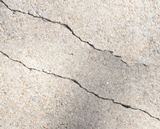
%> input picture images/crack2.jpg, 160 x 129 px
$ octave shadow.m   (GNU Octave 9; MATLAB toolbox functions it lacks are replaced by stand-ins)
%> lines starting %> are read from the running program, lines starting %| are printed output that depends on the picture
### old/shadowRemove2.m
function [u,shadow] = shadowRemove2(param)
% Shadow and removal using variational algorithm

f       = param.Img;
type    = param.type;
s       = param.sigma;
n_poly  = param.n_poly;
n_iter  = param.n_iter;
lambda  = param.lambda;
error   = param.error;
count_lim   = param.cnvg_cnt;
interval    = param.intrvl;

% Compute the shadow function
if strcmp(type,'gaussian')
    sz = 6*s;
    h = fspecial('gaussian',sz,s);
    shadow = imfilter(f,h,'same','replicate');
elseif strcmp(type,'none')
    shadow = 1;
elseif strcmp(type,'legendre')
    shadow = findShadow(f,n_poly);
elseif strcmp(type,'minimax')
    shadow = findShadowMinimax(f,300,count_lim,error,s);
end


%% Denoising with shadow removal

J = zeros(n_iter,1);
data_coeff = 1;
u = f;
figure('name','Shadow Removal+Denoising');
subplot(1,3,1);imshow(f);
subplot(1,3,2);imshow(u);
subplot(1,3,3);imshow(shadow);
count = 0;

for its = 1 : n_iter
    u = NeumanBoundCond(u);
    [ux,uy] = gradient(u);
    g = sqrt(ux.^2+uy.^2+eps);
    [uxx,~] = gradient(ux./g);
    [~,uyy] = gradient(uy./g);

    term1 = (f-u.*shadow).*shadow;
    term2 = uxx+uyy;

    term1 = term1./(max(abs(term1(:))));
    term2 = term2./(max(abs(term2(:))));

    chng = data_coeff*term1+ lambda*term2;
    dt = 0.01/max(abs(chng(:)));
    u = u + dt*chng;
    if mod(its,interval) == 0
        subplot(1,3,2);imshow(u/max(u(:))); drawnow;
        subplot(1,3,3);imshow(shadow); drawnow;
        disp(its);
    end

    % Objective function
    data_trm = 0.5*sum((f(:)-shadow(:).*u(:)).^2);
    smooth_trm = 0.5*sum(g(:));

    J(its) = data_coeff*data_trm + lambda*smooth_trm;
    if its > 20
        count = convergence(J,its,count,error);
    end
    if  count > count_lim
        break;
    end

end
u = u/max(u(:));
fprintf('Converged at %d\n',its);
% [4 lines of commented-out code are left out]
end

% =========================================================================
% =========================================================================

function s = findShadowMinimax(f,n_iter,count_lim,error,s)
% Estimate the shadow by variational minimax

sz = 6*s;
h1 = fspecial('gaussian',sz,s);
s = imfilter(f,h1,'same','replicate');
% s = f;

p = 2.4;
[gx,gy] = gradient(medfilt2(f));
g = (sqrt(gx.^2+gy.^2)).^p;
g = g/max(g(:));
% g = 1;
figure('name','Shadow Function');imshow(s);
J = zeros(n_iter,1);
count = 0;
for ii = 1 : n_iter
    s = NeumanBoundCond(s);
    [sx,sy] = gradient(s);
    [sxx,~] = gradient(sx); [~,syy] = gradient(sy);

    E1 = (f-s).^2.*g;
    E1 = sum(E1(:));
    E2 = sx.^2+sy.^2;
    E2 = sum(E2(:));
    alpha = E2/sqrt(E1.^2+E2.^2);
    term1 = (f-s).*g;
    term2 = (sxx+syy);

    term1 = term1/(max(abs(term1(:))));
    term2 = term2/(max(abs(term2(:))));

    chng = sqrt(1-alpha^2)*term1 + alpha*term2;
    dt = 0.01/max(abs(chng(:)));
    s = s + dt*chng;
    disp(alpha);
    imshow(s);drawnow;

    % Check convergence
    J(ii) = sqrt(1-alpha^2)*E1 + alpha*E2;
    if ii > 20
        count = convergence(J,ii,count,error);
    end
    if  count > count_lim
        break;
    end

end
fprintf('Converged at %d\n',ii);
% figure;plot(1:ii,J(1:ii));

end


% [12 lines left out: function findShadow, not called in this run]


%LEGENDREBASIS compute K shifted legendre basis for the vectorized image
% j-th col of B contains P_j(x)
% [62 lines left out: functions LegendreBasis2D_vectorized, poly_1D, legendre_1D, not called in this run]


function count = convergence(J,its,count,error)
m = J(its);
n = J(its-1);
if abs(m-n) <= error
    count = count + 1;
else
    count = 0;
end
end

### old/NeumanBoundCond.m
function g = NeumanBoundCond(f)

    [nrow,ncol] = size(f);
    g = f;
%     g([1 nrow],[1 ncol]) = g([3 nrow-2],[3 ncol-2]);
%     g([1 nrow],2:end-1) = g([3 nrow-2],2:end-1);
%     g(2:end-1,[1 ncol]) = g(2:end-1,[3 ncol-2]);

    g(1,1) = f(2,2); g(1,ncol) = f(2,ncol-1);
    g(nrow,1) = f(nrow-1,2); g(nrow,ncol) = f(nrow-1,ncol-1);

    g(1,2:ncol-1) = f(2,2:ncol-1);
    g(nrow,2:ncol-1) = f(nrow-1,2:ncol-1);

    g(2:nrow-1,1) = f(2:nrow-1,2);
    g(2:nrow-1,ncol) = f(2:nrow-1,ncol-1);
end

### old/shadow.m
clc
clear all
close all
folder = './';
imname = 'crack2';
extn = '.jpg';
inImg = imread(strcat(folder,imname,extn));
%> inImg is the input picture: size 129x160x3 uint8; mean R, G, B 209.2, 200.6, 191.1
dim = ndims(inImg);
%> dim = 3
mag = 100;

inImg = imresize(inImg,2);
%> inImg: size 258x320x3 uint8
if(dim == 3)
%     inImg = imnoise(inImg,'gaussian',0,0.02);
    colImg = inImg;
    inImg = rgb2gray(inImg);
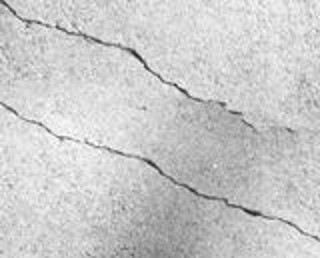
%> inImg: size 258x320 uint8; min 36, max 255, mean 202.1
end
inImg = im2double(inImg);
%> inImg: size 258x320 double
[nrow, ncol] = size(inImg);
%> nrow = 258; ncol = 320

%% Remove shadow + clutter
close all;

inImg = (inImg-min(inImg(:)))/(max(inImg(:))-min(inImg(:)));
param.Img = (inImg);          % signal to denoise+deshadow
param.type = 'minimax';     % gaussian/legendre/none(only denoising)
param.n_poly = 4;          % #poly for legendre curve fitting
param.sigma =  15;          % sigma for gaussian approximation
param.n_iter = 0;
param.lambda = 0.6;           % smoothness coefficient
param.error = 0.005;         % convergence criteria
param.cnvg_cnt = 5;        % steady state convg. criteria
param.intrvl = 50;          % display interval

[smoothImg,shadow] = shadowRemove2(param);
%> in shadowRemove2, `type    = param.type;`: type = 'minimax'
%> in shadowRemove2, `s       = param.sigma;`: s = 15
%> in shadowRemove2, `n_poly  = param.n_poly;`: n_poly = 4
%> in shadowRemove2, `n_iter  = param.n_iter;`: n_iter = 0
%> in shadowRemove2, `lambda  = param.lambda;`: lambda = 0.6
%> in shadowRemove2, `error   = param.error;`: error = 0.005
%> in shadowRemove2, `count_lim   = param.cnvg_cnt;`: count_lim = 5
%> in shadowRemove2, `interval    = param.intrvl;`: interval = 50
%> in findShadowMinimax, `sz = 6*s;`: sz = 90
%> in findShadowMinimax, `h1 = fspecial('gaussian',sz,s);`:
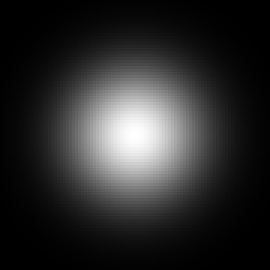
%> h1: size 90x90 double (shown 3 times larger); min 1.07e-07, max 0.00071, mean 0.000123; drawn with min black and max white
%> in findShadowMinimax, `s = imfilter(f,h1,'same','replicate');`:
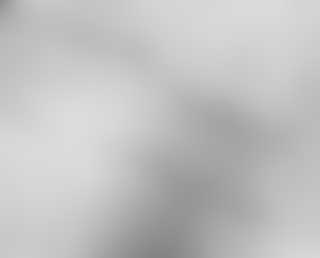
%> s: size 258x320 double; min 0.52, max 0.865, mean 0.758
%> in findShadowMinimax, `[gx,gy] = gradient(medfilt2(f));`:
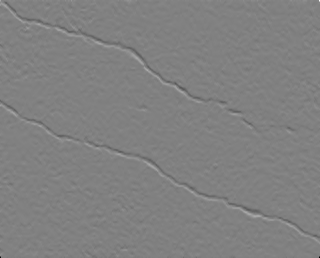
%> gy: size 258x320 double; min -0.877, max 0.854, mean -0.000407; drawn with min black and max white
%> the loop in findShadowMinimax, `for ii = 1 : n_iter` made 26 passes
%> (E1, E2, alpha, dt, n in convergence) on passes 21 to 26: (1.18, 0.31, 0.253, 0.0105, 1.23), (1.18, 0.31, 0.254, 0.0105, 1.22), (1.18, 0.311, 0.254, 0.0105, 1.22), (1.18, 0.311, 0.255, 0.0105, 1.22), (1.18, 0.311, 0.256, 0.0105, 1.22), (1.18, 0.312, 0.256, 0.0105, 1.22)
%> (E1, E2, alpha, dt) on passes 1 to 6: (1.24, 0.307, 0.241, 0.0108), (1.23, 0.307, 0.242, 0.0108), (1.23, 0.307, 0.243, 0.0108), (1.22, 0.306, 0.243, 0.0107), (1.22, 0.306, 0.243, 0.0107), (1.22, 0.306, 0.244, 0.0106)
%| 0.2408
%| 0.2421
%| 0.2428
%| 0.2429
%| 0.2432
%| 0.2435
%| 0.2440
%| 0.2445
%> (further printed lines are left out)
%> pass 1, in findShadowMinimax, `[sx,sy] = gradient(s);`:
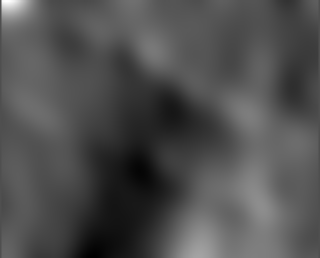
%> sx: size 258x320 double; min -0.00376, max 0.00831, mean 1.02e-05; drawn with min black and max white
%> pass 1, in findShadowMinimax, `[sx,sy] = gradient(s);`:
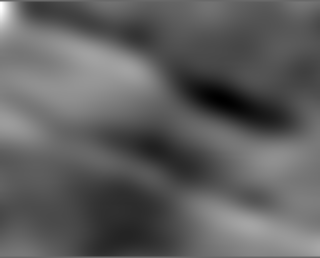
%> sy: size 258x320 double; min -0.00412, max 0.00585, mean -0.000406; drawn with min black and max white
%> pass 1, in findShadowMinimax, `[sxx,~] = gradient(sx)`:
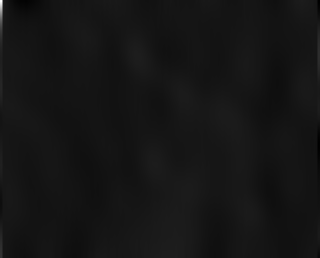
%> sxx: size 258x320 double; min -0.000369, max 0.00401, mean 5.95e-07; drawn with min black and max white
%> after the loop in findShadowMinimax, `for ii = 1 : n_iter`: J = 300 values, max 1.27 at index 1, min 0 at index 27, mean 0.107
%> after the loop in shadowRemove2, `for its = 1 : n_iter`: count = 0
%% Plot
figure(1);
subplot(1,2,1); imshow((inImg),[]);
subplot(1,2,2); imshow(smoothImg);
